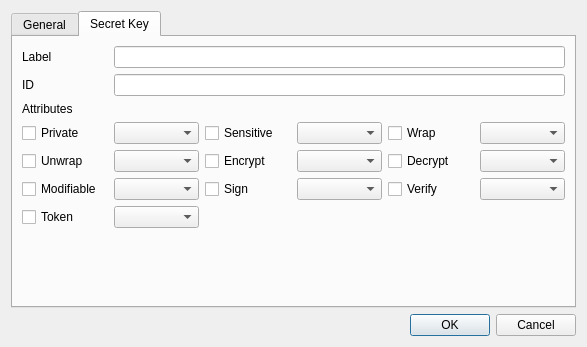
<?xml version="1.0" encoding="UTF-8"?>
<ui version="4.0">
 <class>GenKeyDlg</class>
 <widget class="QDialog" name="GenKeyDlg">
  <property name="geometry">
   <rect>
    <x>0</x>
    <y>0</y>
    <width>587</width>
    <height>347</height>
   </rect>
  </property>
  <property name="windowTitle">
   <string>Generate key</string>
  </property>
  <layout class="QVBoxLayout" name="verticalLayout">
   <item>
    <widget class="QTabWidget" name="tabWidget">
     <property name="currentIndex">
      <number>1</number>
     </property>
     <widget class="QWidget" name="tab">
      <attribute name="title">
       <string>General</string>
      </attribute>
      <layout class="QGridLayout" name="gridLayout">
       <item row="4" column="0">
        <widget class="QLabel" name="label_3">
         <property name="text">
          <string>Mechanism</string>
         </property>
        </widget>
       </item>
       <item row="2" column="0">
        <widget class="QLabel" name="label_2">
         <property name="text">
          <string>Slot status</string>
         </property>
        </widget>
       </item>
       <item row="5" column="1">
        <widget class="QComboBox" name="mParamCombo"/>
       </item>
       <item row="3" column="2">
        <widget class="QLabel" name="label_7">
         <property name="text">
          <string>Session</string>
         </property>
        </widget>
       </item>
       <item row="3" column="1">
        <widget class="QLineEdit" name="mSlotIDText"/>
       </item>
       <item row="0" column="0">
        <widget class="QLabel" name="label">
         <property name="text">
          <string>Slot list</string>
         </property>
        </widget>
       </item>
       <item row="3" column="0">
        <widget class="QLabel" name="label_6">
         <property name="text">
          <string>Slot ID</string>
         </property>
        </widget>
       </item>
       <item row="3" column="3">
        <widget class="QLineEdit" name="mSessionText"/>
       </item>
       <item row="3" column="4">
        <widget class="QLabel" name="label_8">
         <property name="text">
          <string>Login</string>
         </property>
        </widget>
       </item>
       <item row="5" column="0">
        <widget class="QLabel" name="label_4">
         <property name="text">
          <string>Parameter</string>
         </property>
        </widget>
       </item>
       <item row="3" column="5">
        <widget class="QLineEdit" name="mLoginText"/>
       </item>
       <item row="6" column="2">
        <spacer name="verticalSpacer">
         <property name="orientation">
          <enum>Qt::Vertical</enum>
         </property>
         <property name="sizeHint" stdset="0">
          <size>
           <width>20</width>
           <height>40</height>
          </size>
         </property>
        </spacer>
       </item>
       <item row="1" column="0" colspan="6">
        <widget class="QComboBox" name="mSlotsCombo"/>
       </item>
       <item row="4" column="5">
        <widget class="QLineEdit" name="mKeySizeText"/>
       </item>
       <item row="4" column="4">
        <widget class="QLabel" name="mOptionLabel">
         <property name="text">
          <string>Key size</string>
         </property>
        </widget>
       </item>
       <item row="5" column="2" colspan="4">
        <widget class="QLineEdit" name="mParamText"/>
       </item>
       <item row="4" column="1" colspan="3">
        <widget class="QComboBox" name="mMechCombo"/>
       </item>
      </layout>
     </widget>
     <widget class="QWidget" name="tab_2">
      <attribute name="title">
       <string>Secret Key</string>
      </attribute>
      <layout class="QGridLayout" name="gridLayout_2">
       <item row="4" column="5">
        <widget class="QComboBox" name="mDecryptCombo"/>
       </item>
       <item row="7" column="1">
        <spacer name="verticalSpacer_2">
         <property name="orientation">
          <enum>Qt::Vertical</enum>
         </property>
         <property name="sizeHint" stdset="0">
          <size>
           <width>20</width>
           <height>40</height>
          </size>
         </property>
        </spacer>
       </item>
       <item row="5" column="5">
        <widget class="QComboBox" name="mVerifyCombo"/>
       </item>
       <item row="0" column="1" colspan="5">
        <widget class="QLineEdit" name="mLabelText"/>
       </item>
       <item row="6" column="0">
        <widget class="QCheckBox" name="mTokenCheck">
         <property name="text">
          <string>Token</string>
         </property>
        </widget>
       </item>
       <item row="4" column="0">
        <widget class="QCheckBox" name="mUnwrapCheck">
         <property name="text">
          <string>Unwrap</string>
         </property>
        </widget>
       </item>
       <item row="3" column="0">
        <widget class="QCheckBox" name="mPrivateCheck">
         <property name="text">
          <string>Private</string>
         </property>
        </widget>
       </item>
       <item row="0" column="0">
        <widget class="QLabel" name="label_9">
         <property name="text">
          <string>Label</string>
         </property>
        </widget>
       </item>
       <item row="5" column="3">
        <widget class="QComboBox" name="mSignCombo"/>
       </item>
       <item row="3" column="4">
        <widget class="QCheckBox" name="mWrapCheck">
         <property name="text">
          <string>Wrap</string>
         </property>
        </widget>
       </item>
       <item row="5" column="4">
        <widget class="QCheckBox" name="mVerifyCheck">
         <property name="text">
          <string>Verify</string>
         </property>
        </widget>
       </item>
       <item row="4" column="2">
        <widget class="QCheckBox" name="mEncryptCheck">
         <property name="text">
          <string>Encrypt</string>
         </property>
        </widget>
       </item>
       <item row="5" column="1">
        <widget class="QComboBox" name="mModifiableCombo"/>
       </item>
       <item row="3" column="5">
        <widget class="QComboBox" name="mWrapCombo"/>
       </item>
       <item row="4" column="3">
        <widget class="QComboBox" name="mEncryptCombo"/>
       </item>
       <item row="3" column="3">
        <widget class="QComboBox" name="mSensitiveCombo"/>
       </item>
       <item row="3" column="2">
        <widget class="QCheckBox" name="mSensitiveCheck">
         <property name="text">
          <string>Sensitive</string>
         </property>
        </widget>
       </item>
       <item row="5" column="2">
        <widget class="QCheckBox" name="mSignCheck">
         <property name="text">
          <string>Sign</string>
         </property>
        </widget>
       </item>
       <item row="2" column="0">
        <widget class="QLabel" name="label_10">
         <property name="text">
          <string>Attributes</string>
         </property>
        </widget>
       </item>
       <item row="4" column="1">
        <widget class="QComboBox" name="mUnwrapCombo"/>
       </item>
       <item row="3" column="1">
        <widget class="QComboBox" name="mPrivateCombo"/>
       </item>
       <item row="6" column="1">
        <widget class="QComboBox" name="mTokenCombo"/>
       </item>
       <item row="4" column="4">
        <widget class="QCheckBox" name="mDecryptCheck">
         <property name="text">
          <string>Decrypt</string>
         </property>
        </widget>
       </item>
       <item row="5" column="0">
        <widget class="QCheckBox" name="mModifiableCheck">
         <property name="text">
          <string>Modifiable</string>
         </property>
        </widget>
       </item>
       <item row="1" column="0">
        <widget class="QLabel" name="label_5">
         <property name="text">
          <string>ID</string>
         </property>
        </widget>
       </item>
       <item row="1" column="1" colspan="5">
        <widget class="QLineEdit" name="mIDText"/>
       </item>
      </layout>
     </widget>
    </widget>
   </item>
   <item>
    <widget class="QDialogButtonBox" name="buttonBox">
     <property name="orientation">
      <enum>Qt::Horizontal</enum>
     </property>
     <property name="standardButtons">
      <set>QDialogButtonBox::Cancel|QDialogButtonBox::Ok</set>
     </property>
    </widget>
   </item>
  </layout>
 </widget>
 <resources/>
 <connections>
  <connection>
   <sender>buttonBox</sender>
   <signal>accepted()</signal>
   <receiver>GenKeyDlg</receiver>
   <slot>accept()</slot>
   <hints>
    <hint type="sourcelabel">
     <x>248</x>
     <y>254</y>
    </hint>
    <hint type="destinationlabel">
     <x>157</x>
     <y>274</y>
    </hint>
   </hints>
  </connection>
  <connection>
   <sender>buttonBox</sender>
   <signal>rejected()</signal>
   <receiver>GenKeyDlg</receiver>
   <slot>reject()</slot>
   <hints>
    <hint type="sourcelabel">
     <x>316</x>
     <y>260</y>
    </hint>
    <hint type="destinationlabel">
     <x>286</x>
     <y>274</y>
    </hint>
   </hints>
  </connection>
 </connections>
</ui>
